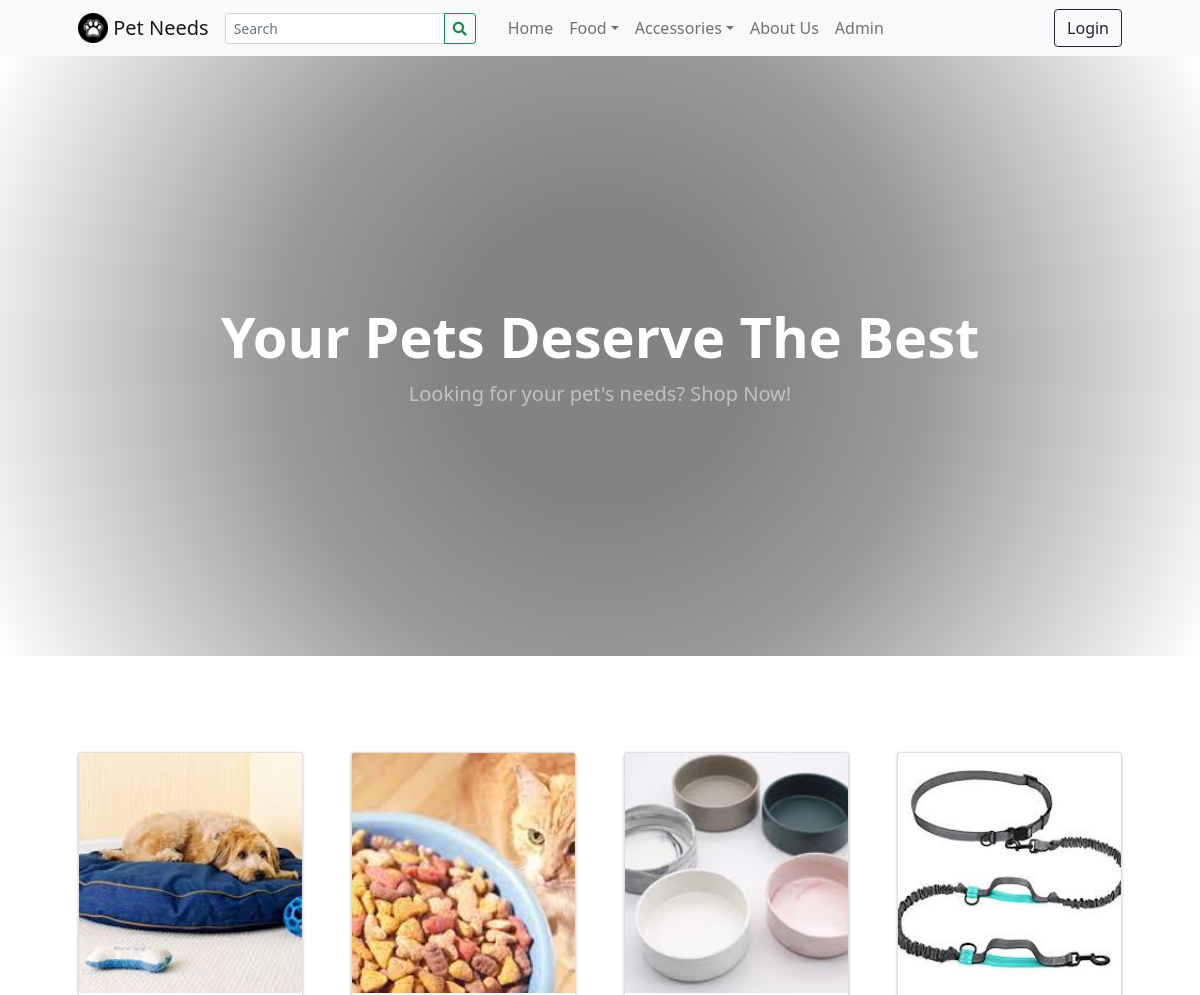
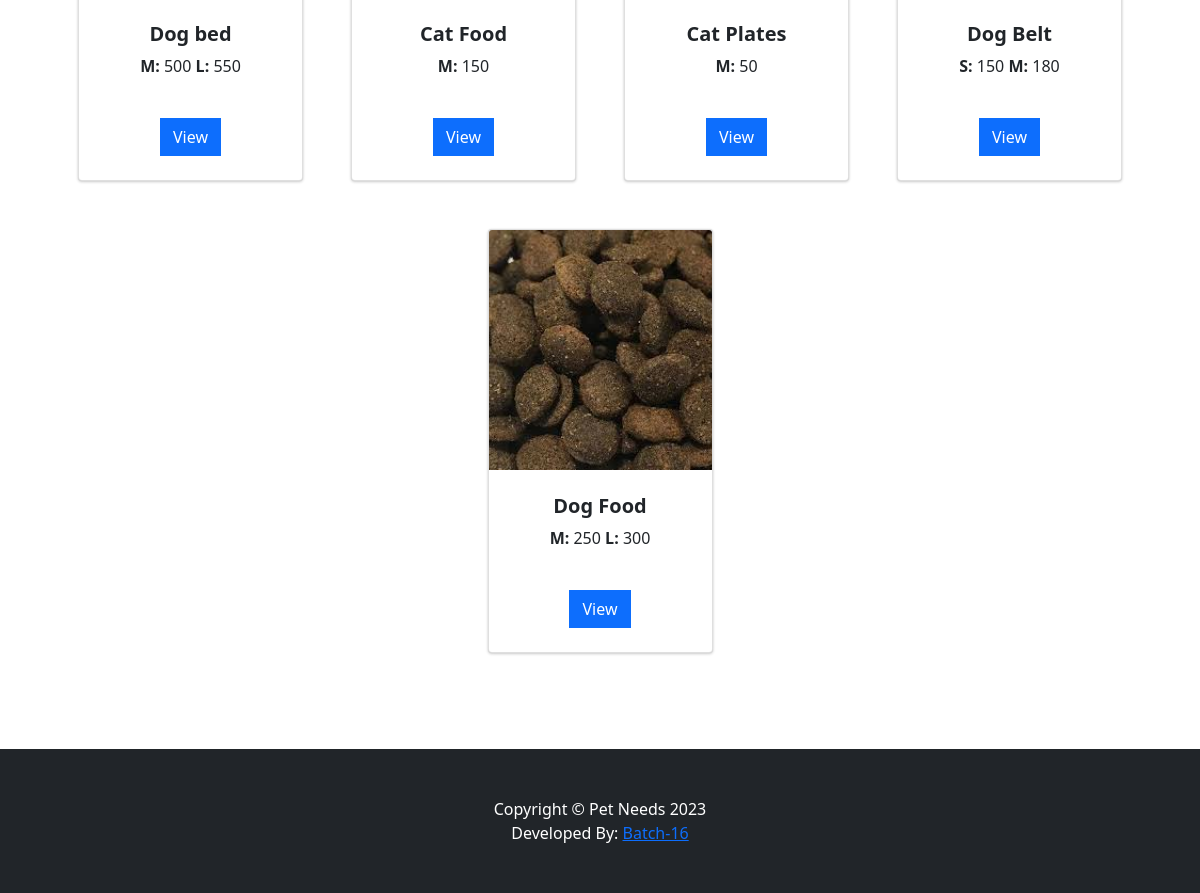
The page / on the database its author committed (2 pictures, top to bottom).
### tables this page shows
CREATE TABLE `categories` (
  `id` int(30) NOT NULL,
  `category` varchar(250) NOT NULL,
  `description` text DEFAULT NULL,
  `status` tinyint(1) NOT NULL DEFAULT 1,
  `date_created` datetime NOT NULL DEFAULT current_timestamp()
);

CREATE TABLE `products` (
  `id` int(30) NOT NULL,
  `category_id` int(30) NOT NULL,
  `sub_category_id` int(30) NOT NULL,
  `product_name` varchar(250) NOT NULL,
  `description` text NOT NULL,
  `status` tinyint(1) NOT NULL DEFAULT 1,
  `date_created` datetime NOT NULL DEFAULT current_timestamp()
);

### classes/DBConnection.php (called while the page is built, shortened)
<?php
class DBConnection{
    private $host = DB_SERVER;
    private $username = DB_USERNAME;
    private $password = DB_PASSWORD;
    private $database = DB_NAME;
    public $conn;
    public function __construct(){
        if (!isset($this->conn)) {
            $this->conn = new mysqli($this->host, $this->username, $this->password, $this->database);
        }
    }
}
?>

### config.php (called while the page is built, shortened)
<?php
require_once('classes/DBConnection.php');
require_once('classes/SystemSettings.php');
function validate_image($file){
	if(!empty($file)){
		if(is_file(base_app.$file)){
			return base_url.$file;
		}else{
			return base_url.'dist/img/no-image-available.png';
		}
	}else{
		return base_url.'dist/img/no-image-available.png';
	}
}
?>

### inc/topBarNav.php (the view, shortened to what this page needs)
<nav class="navbar navbar-expand-lg navbar-light bg-light">
            <div class="container px-4 px-lg-5 ">
                <a class="navbar-brand" href="./">
                <img src="<?php echo validate_image($_settings->info('logo')) ?>" width="30" height="30" class="d-inline-block align-top" alt="" loading="lazy">
                <?php echo $_settings->info('short_name') ?>
                </a>
                <form class="form-inline" id="search-form">
                  <div class="input-group">
                    <input class="form-control form-control-sm form " type="search" placeholder="Search" aria-label="Search" name="search"  value="<?php echo isset($_GET['search']) ? $_GET['search'] : "" ?>"  aria-describedby="button-addon2">
                    <div class="input-group-append">
                      <button class="btn btn-outline-success btn-sm m-0" type="submit" id="button-addon2"><i class="fa fa-search"></i></button>
                    </div>
                  </div>
                </form>
                <div class="collapse navbar-collapse" id="navbarSupportedContent">
                    <ul class="navbar-nav me-auto mb-2 mb-lg-0 ms-lg-4">
                        <li class="nav-item"><a class="nav-link" aria-current="page" href="./">Home</a></li>
                        <?php
                        $cat_qry = $conn->query("SELECT * FROM categories where status = 1 ");
                        while($crow = $cat_qry->fetch_assoc()):
                          $sub_qry = $conn->query("SELECT * FROM sub_categories where status = 1 and parent_id = '{$crow['id']}' ");
                          if($sub_qry->num_rows <= 0):
                        ?>
                        <li class="nav-item"><a class="nav-link" aria-current="page" href="./?p=products&c=<?php echo md5($crow['id']) ?>"><?php echo $crow['category'] ?></a></li>
                        <?php else: ?>
                        <li class="nav-item dropdown">
                          <a class="nav-link dropdown-toggle" id="navbarDropdown<?php echo $crow['id'] ?>" href="#" role="button" data-toggle="dropdown" aria-expanded="false"><?php echo $crow['category'] ?></a></a>
                        </li>
                        <?php endif; ?>
                        <?php endwhile; ?>
                        <li class="nav-item"><a class="nav-link" href="./?p=about">About Us</a></li>
                        <li class="nav-item"><a class="nav-link" href="http://localhost/pet_shop/admin">Admin</a></li>
                    </ul>
                    <div class="d-flex align-items-center">
                      <?php if(!isset($_SESSION['userdata']['id'])): ?>
                        <button class="btn btn-outline-dark ml-2" id="login-btn" type="button">Login</button>
                        <?php endif; ?>
                    </div>
                </div>
            </div>
        </nav>

### inc/header.php (shortened to what this page needs)
<head>
    <link rel="stylesheet" href="<?php echo base_url ?>plugins/fontawesome-free/css/all.min.css">
    <link rel="stylesheet" href="<?php echo base_url ?>plugins/tempusdominus-bootstrap-4/css/tempusdominus-bootstrap-4.min.css">
  <link rel="stylesheet" href="<?php echo base_url ?>plugins/datatables-bs4/css/dataTables.bootstrap4.min.css">
  <link rel="stylesheet" href="<?php echo base_url ?>plugins/datatables-responsive/css/responsive.bootstrap4.min.css">
  <link rel="stylesheet" href="<?php echo base_url ?>plugins/datatables-buttons/css/buttons.bootstrap4.min.css">
  <link rel="stylesheet" href="<?php echo base_url ?>plugins/select2/css/select2.min.css">
  <link rel="stylesheet" href="<?php echo base_url ?>plugins/select2-bootstrap4-theme/select2-bootstrap4.min.css">
    <link rel="stylesheet" href="<?php echo base_url ?>plugins/icheck-bootstrap/icheck-bootstrap.min.css">
    <link rel="stylesheet" href="<?php echo base_url ?>plugins/jqvmap/jqvmap.min.css">
    <link rel="stylesheet" href="<?php echo base_url ?>dist/css/adminlte.css">
    <link rel="stylesheet" href="<?php echo base_url ?>dist/css/custom.css">
    <link rel="stylesheet" href="<?php echo base_url ?>assets/css/styles.css">
    <link rel="stylesheet" href="<?php echo base_url ?>plugins/overlayScrollbars/css/OverlayScrollbars.min.css">
    <link rel="stylesheet" href="<?php echo base_url ?>plugins/daterangepicker/daterangepicker.css">
    <link rel="stylesheet" href="<?php echo base_url ?>plugins/summernote/summernote-bs4.min.css">
  <link rel="stylesheet" href="<?php echo base_url ?>plugins/sweetalert2-theme-bootstrap-4/bootstrap-4.min.css">
  </head>

### home.php
 <header class="bg-dark py-5" id="main-header">
    <div class="container px-4 px-lg-5 my-5">
        <div class="text-center text-white">
            <h1 class="display-4 fw-bolder">Your Pets Deserve The Best</h1>
            <p class="lead fw-normal text-white-50 mb-0">Looking for your pet's needs? Shop Now!</p>
        </div>
    </div>
</header>
<section class="py-5">
    <div class="container px-4 px-lg-5 mt-5">
        <div class="row gx-4 gx-lg-5 row-cols-md-3 row-cols-xl-4 justify-content-center">
            <?php
                $products = $conn->query("SELECT * FROM `products` where status = 1 order by rand() limit 8 ");
                while($row = $products->fetch_assoc()):
                    $upload_path = base_app.'/uploads/product_'.$row['id'];
                    $img = "";
                    if(is_dir($upload_path)){
                        $fileO = scandir($upload_path);
                        if(isset($fileO[2]))
                            $img = "uploads/product_".$row['id']."/".$fileO[2];
                    }
                    $inventory = $conn->query("SELECT * FROM inventory where product_id = ".$row['id']);
                    $inv = array();
                    while($ir = $inventory->fetch_assoc()){
                        $inv[$ir['size']] = number_format($ir['price']);
                    }
            ?>
            <div class="col mb-5">
                <div class="card h-100 product-item">
                    <img class="card-img-top w-100" src="<?php echo validate_image($img) ?>" alt="..." />
                    <div class="card-body p-4">
                        <div class="text-center">
                            <h5 class="fw-bolder"><?php echo $row['product_name'] ?></h5>
                            <?php foreach($inv as $k=> $v): ?>
                                <span><b><?php echo $k ?>: </b><?php echo $v ?></span>
                            <?php endforeach; ?>
                        </div>
                    </div>
                    <div class="card-footer p-4 pt-0 border-top-0 bg-transparent">
                        <div class="text-center">
                            <a class="btn btn-flat btn-primary "   href=".?p=view_product&id=<?php echo md5($row['id']) ?>">View</a>
                        </div>
                    </div>
                </div>
            </div>
            <?php endwhile; ?>
        </div>
    </div>
</section>

### inc/footer.php (shortened to what this page needs)
<footer class="py-5 bg-dark">
            <div class="container">
              <p class="m-0 text-center text-white">Copyright &copy; <?php echo $_settings->info('short_name') ?> 2023</p>
              <p class="m-0 text-center text-white">Developed By: <a href="mailto:bahadurbashamattipati@gmail.com">Batch-16</a></p>
          </div>
        </footer>

### rows shown on the page
categories: category "Food"
categories: category "Accessories"
products: shows a picture, product_name "Dog bed", k "M", v "500", k "L", v "550"
products: shows a picture, product_name "Cat Food", k "M", v "150"
products: shows a picture, product_name "Cat Plates", k "M", v "50"
products: shows a picture, product_name "Dog Belt", k "S", v "150", k "M", v "180"
products: shows a picture, product_name "Dog Food", k "M", v "250", k "L", v "300"

### other values the page prints
$_settings->info('short_name') "Pet Needs"
